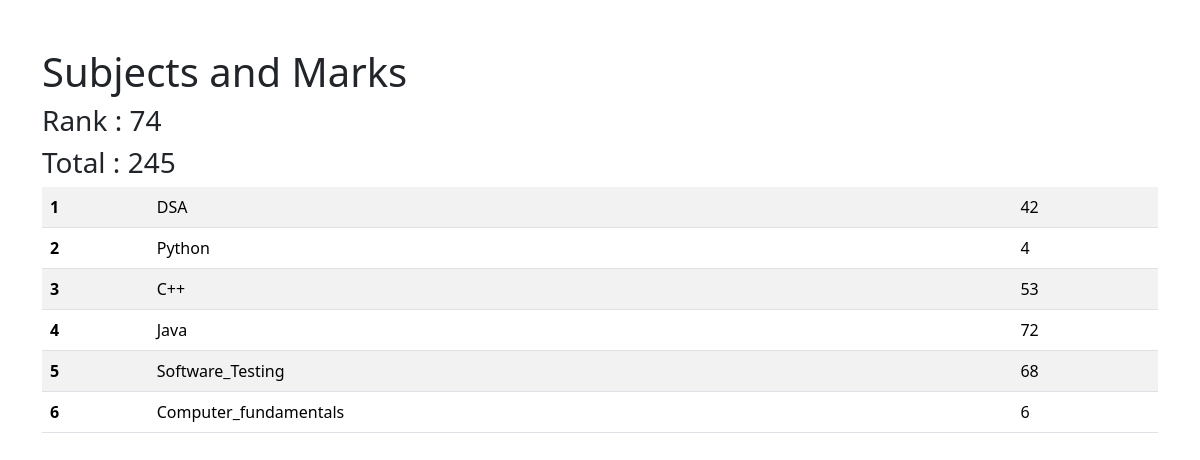
Screenshot of /see_marks/STU-001 with the database file from the repository.
### student/models.py (models this page shows, shortened)
class SubjectMarks(models.Model):
    student = models.ForeignKey(Student, related_name="student_marks", on_delete=models.CASCADE)
    subject = models.ForeignKey(Subject,on_delete=models.CASCADE)
    marks = models.IntegerField()
    class Meta:
        unique_together = ['student', 'subject']

class Subject(models.Model):
    subject_name = models.CharField(max_length=100)

### student/views.py (the view)
# urls.py: path('see_marks/<student_id>',  see_marks, name='see_marks'),
def see_marks(request, student_id):
    queryset = SubjectMarks.objects.filter(student__student_id__student_id=student_id)
    tot_marks = queryset.aggregate(tot_marks=Sum('marks'))
    crr_rank = -1
    ranks = Student.objects.annotate(marks = Sum('student_marks__marks')).order_by('-marks', '-student_age')
    i=1
    for rank in ranks:
        if student_id == rank.student_id.student_id:
            crr_rank =i
            break
        i+=1
    return render(request, 'report/see_marks.html', {'queryset': queryset, 'tot_marks': tot_marks, 'crr_rank': crr_rank})

### student/templates/report/see_marks.html (shortened to what this page needs)
<!DOCTYPE html>
<html lang="en">
<head>
    <link href="https://cdn.jsdelivr.net/npm/bootstrap@5.3.3/dist/css/bootstrap.min.css" rel="stylesheet">
</head>
<body>
  <div class="container mt-5">
    <h1>Subjects and Marks </h1>
    <h3> Rank  : {{crr_rank}}</h3>
    <h3> Total : {{tot_marks.tot_marks}} </h3>
    <table class="table table-striped">
      <tbody>
        {% for marks in queryset %}
        <tr>
          <th>{{ forloop.counter }}</th>
          <td>{{marks.subject.subject_name}}</td>
          <td>{{ marks.marks }} </td>
        </tr>
        {% endfor %}
      </tbody>
    </table>
  </div>
</body>
</html>

### rows the page displays
SubjectMarks: subject.subject_name "DSA", marks "42"
SubjectMarks: subject.subject_name "Python", marks "4"
SubjectMarks: subject.subject_name "C++", marks "53"
SubjectMarks: subject.subject_name "Java", marks "72"
SubjectMarks: subject.subject_name "Software_Testing", marks "68"
SubjectMarks: subject.subject_name "Computer_fundamentals", marks "6"

### other values shown
{{ crr_rank }} "74"
{{ tot_marks.tot_marks }} "245"
